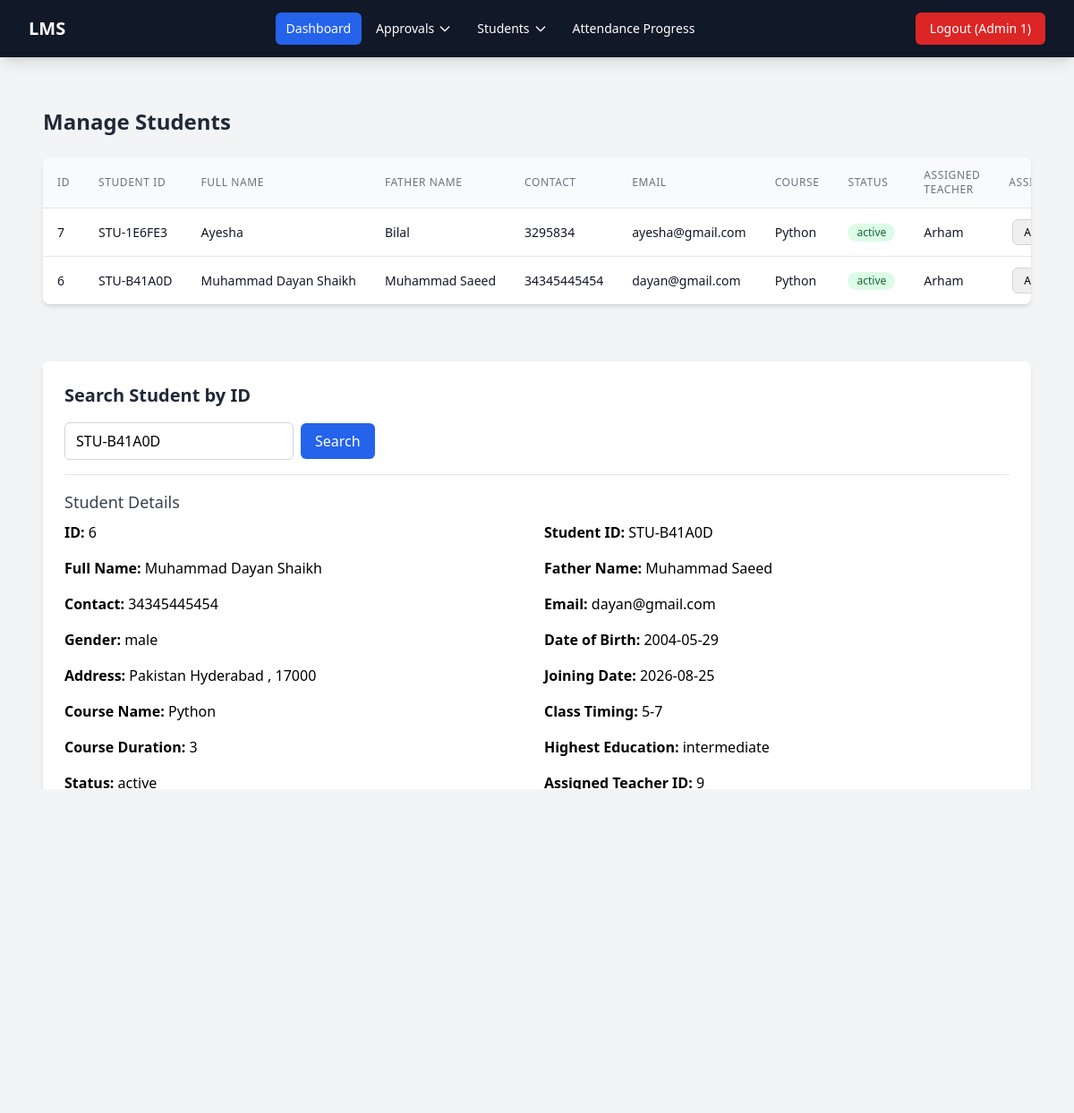
The app's page /admin/controller/student/manage.php?student_id=STU-B41A0D (signed in) with its own data.
### tables this page shows
CREATE TABLE `students` (
  `id` int(11) NOT NULL,
  `student_id` varchar(20) NOT NULL,
  `full_name` varchar(100) NOT NULL,
  `father_name` varchar(100) NOT NULL,
  `contact_number` varchar(20) NOT NULL,
  `gender` enum('male','female','other') NOT NULL,
  `dob` date NOT NULL,
  `address` text NOT NULL,
  `email` varchar(100) NOT NULL,
  `password` varchar(255) NOT NULL,
  `joining_date` date NOT NULL,
  `course_name` varchar(100) NOT NULL,
  `class_timing` varchar(100) NOT NULL,
  `course_duration` varchar(50) NOT NULL,
  `student_pic` varchar(255) DEFAULT NULL,
  `cnic_pic` varchar(255) DEFAULT NULL,
  `highest_education` enum('intermediate','undergraduate','postgraduate','matric') NOT NULL,
  `status` enum('pending','process','active') NOT NULL DEFAULT 'pending',
  `teacher_id` int(11) DEFAULT NULL,
  `created_at` timestamp NOT NULL DEFAULT current_timestamp()
);

CREATE TABLE `users` (
  `id` int(11) NOT NULL,
  `full_name` varchar(100) NOT NULL,
  `email` varchar(100) NOT NULL,
  `password` varchar(255) NOT NULL,
  `contact` varchar(20) NOT NULL,
  `role` enum('admin','teacher','accountant') NOT NULL,
  `status` enum('pending','approved','rejected') NOT NULL DEFAULT 'pending',
  `created_at` timestamp NOT NULL DEFAULT current_timestamp()
);

### admin/controller/student/manage.php (called while the page is built, shortened)
<?php
$students_query = "
    SELECT
        s.id,
        s.student_id,
        s.full_name,
        s.father_name,
        s.contact_number,
        s.email,
        s.course_name,
        s.status,
        s.teacher_id,
        s.created_at,
        u.full_name AS teacher_name
    FROM students s
    LEFT JOIN users u
        ON s.teacher_id = u.id
        AND u.role = 'teacher'
    ORDER BY s.created_at DESC
";
$students_result = $conn->query($students_query);
$students = [];
while ($row = $students_result->fetch_assoc()) {
    $students[] = $row;
}
$teachers_query = "
    SELECT
        id,
        full_name
    FROM users
    WHERE role = 'teacher'
    AND status = 'approved'
    ORDER BY full_name
";
$teachers_result = $conn->query($teachers_query);
$teachers = [];
while ($teacher = $teachers_result->fetch_assoc()) {
    $teachers[] = $teacher;
}
$searched_student = null;
if (isset($_GET['student_id']) && trim($_GET['student_id']) !== '') {
    $search_term = trim($_GET['student_id']);
    $stmt = $conn->prepare("SELECT * FROM students WHERE student_id = ?");
    $stmt->bind_param("s", $search_term);
    $stmt->execute();
    $result = $stmt->get_result();
    if ($row = $result->fetch_assoc()) {
        $searched_student = $row;
    } else {
        $search_error = 'No student found with that Student ID.';
    }
}
include BASE_PATH . 'admin/view/student/manage.php';
?>

### includes/session.php (called while the page is built, shortened)
<?php
function isLoggedIn(): bool
{
    return isset($_SESSION['user_id'], $_SESSION['role']);
}
function getRole(): string
{
    return $_SESSION['role'] ?? '';
}
?>

### admin/view/student/manage.php (the view, shortened to what this page needs)
<?php include HEADER; ?>
<div class="max-w-7xl mx-auto px-4 py-8">
    <h1 class="text-2xl font-bold text-gray-800 mb-6">Manage Students</h1>
    <div class="bg-white shadow-md rounded-lg overflow-hidden">
        <div class="overflow-x-auto">
            <table class="min-w-full divide-y divide-gray-200">
                <thead class="bg-gray-50">
                    <tr>
                        <th class="px-4 py-3 text-left text-xs font-medium text-gray-500 uppercase tracking-wider">ID</th>
                        <th class="px-4 py-3 text-left text-xs font-medium text-gray-500 uppercase tracking-wider">Student ID</th>
                        <th class="px-4 py-3 text-left text-xs font-medium text-gray-500 uppercase tracking-wider">Full Name</th>
                        <th class="px-4 py-3 text-left text-xs font-medium text-gray-500 uppercase tracking-wider">Father Name</th>
                        <th class="px-4 py-3 text-left text-xs font-medium text-gray-500 uppercase tracking-wider">Contact</th>
                        <th class="px-4 py-3 text-left text-xs font-medium text-gray-500 uppercase tracking-wider">Email</th>
                        <th class="px-4 py-3 text-left text-xs font-medium text-gray-500 uppercase tracking-wider">Course</th>
                        <th class="px-4 py-3 text-left text-xs font-medium text-gray-500 uppercase tracking-wider">Status</th>
                        <th class="px-4 py-3 text-left text-xs font-medium text-gray-500 uppercase tracking-wider">Assigned Teacher</th>
                        <th class="px-4 py-3 text-left text-xs font-medium text-gray-500 uppercase tracking-wider">Assign Teacher</th>
                    </tr>
                </thead>
                <tbody class="bg-white divide-y divide-gray-200">
                    <?php if (!empty($students)): ?>
                        <?php foreach ($students as $row): ?>
                            <tr class="hover:bg-gray-50 transition-colors">
                                <td class="px-4 py-3 whitespace-nowrap text-sm text-gray-900"><?php echo $row['id']; ?></td>
                                <td class="px-4 py-3 whitespace-nowrap text-sm text-gray-900"><?php echo htmlspecialchars($row['student_id']); ?></td>
                                <td class="px-4 py-3 whitespace-nowrap text-sm font-medium text-gray-900"><?php echo htmlspecialchars($row['full_name']); ?></td>
                                <td class="px-4 py-3 whitespace-nowrap text-sm text-gray-900"><?php echo htmlspecialchars($row['father_name']); ?></td>
                                <td class="px-4 py-3 whitespace-nowrap text-sm text-gray-900"><?php echo htmlspecialchars($row['contact_number']); ?></td>
                                <td class="px-4 py-3 whitespace-nowrap text-sm text-gray-900"><?php echo htmlspecialchars($row['email']); ?></td>
                                <td class="px-4 py-3 whitespace-nowrap text-sm text-gray-900"><?php echo htmlspecialchars($row['course_name']); ?></td>
                                <td class="px-4 py-3 whitespace-nowrap text-sm">
                                    <?php
                                    $status = $row['status'];
                                    $badgeClass = 'bg-gray-100 text-gray-800';
                                    if ($status === 'active') {
                                        $badgeClass = 'bg-green-100 text-green-800';
                                    } elseif ($status === 'process') {
                                        $badgeClass = 'bg-blue-100 text-blue-800';
                                    } elseif ($status === 'pending') {
                                        $badgeClass = 'bg-yellow-100 text-yellow-800';
                                    }
                                    ?>
                                    <span class="inline-flex items-center px-2.5 py-0.5 rounded-full text-xs font-medium <?php echo $badgeClass; ?>">
                                        <?php echo htmlspecialchars($status); ?>
                                    </span>
                                </td>
                                <td class="px-4 py-3 whitespace-nowrap text-sm text-gray-900">
                                    <?php echo htmlspecialchars($row['teacher_name'] ?? 'Not Assigned'); ?>
                                </td>
                                <td class="px-4 py-3 whitespace-nowrap text-sm">
                                    <form method="POST" action="" class="flex items-center space-x-1">
                                        <select name="teacher_id" class="border border-gray-300 rounded-md px-2 py-1 text-xs focus:outline-none focus:ring-2 focus:ring-blue-500">
                                            <?php foreach ($teachers as $teacher): ?>
                                                <?php $selected = ($teacher['id'] == $row['teacher_id']) ? 'selected' : ''; ?>
                                                <option value="<?php echo $teacher['id']; ?>" <?php echo $selected; ?>>
                                                    <?php echo htmlspecialchars($teacher['full_name']); ?>
                                                </option>
                                            <?php endforeach; ?>
                                        </select>
                                    </form>
                                </td>
                            </tr>
                        <?php endforeach; ?>
                    <?php else: ?>
                        <tr>
                            <td colspan="12" class="px-4 py-4 text-center text-sm text-gray-500">No students found.</td>
                        </tr>
                    <?php endif; ?>
                </tbody>
            </table>
        </div>
    </div>
</div>
<div class="max-w-7xl mx-auto px-4 py-8">
    <div class="bg-white shadow-md rounded-lg p-6">
        <h2 class="text-xl font-semibold text-gray-800 mb-4">Search Student by ID</h2>
        <form method="GET" action="" class="flex items-center space-x-2">
            <input type="text" name="student_id" placeholder="Enter Student ID (e.g., STU-xxxxx)"
                   value="<?php echo htmlspecialchars($_GET['student_id'] ?? ''); ?>"
                   class="border border-gray-300 rounded-md px-3 py-2 w-64 focus:outline-none focus:ring-2 focus:ring-blue-500">
            <button type="submit" class="bg-blue-600 hover:bg-blue-700 text-white font-medium py-2 px-4 rounded-md">Search</button>
        </form>
        <?php if ($searched_student): ?>
            <div class="mt-4 border-t pt-4">
                <h3 class="text-lg font-medium text-gray-700 mb-2">Student Details</h3>
                <div class="grid grid-cols-2 gap-4">
                    <p><strong>ID:</strong> <?php echo htmlspecialchars($searched_student['id']); ?></p>
                    <p><strong>Student ID:</strong> <?php echo htmlspecialchars($searched_student['student_id']); ?></p>
                    <p><strong>Full Name:</strong> <?php echo htmlspecialchars($searched_student['full_name']); ?></p>
                    <p><strong>Father Name:</strong> <?php echo htmlspecialchars($searched_student['father_name']); ?></p>
                    <p><strong>Contact:</strong> <?php echo htmlspecialchars($searched_student['contact_number']); ?></p>
                    <p><strong>Email:</strong> <?php echo htmlspecialchars($searched_student['email']); ?></p>
                    <p><strong>Gender:</strong> <?php echo htmlspecialchars($searched_student['gender']); ?></p>
                    <p><strong>Date of Birth:</strong> <?php echo htmlspecialchars($searched_student['dob']); ?></p>
                    <p><strong>Address:</strong> <?php echo htmlspecialchars($searched_student['address']); ?></p>
                    <p><strong>Joining Date:</strong> <?php echo htmlspecialchars($searched_student['joining_date']); ?></p>
                    <p><strong>Course Name:</strong> <?php echo htmlspecialchars($searched_student['course_name']); ?></p>
                    <p><strong>Class Timing:</strong> <?php echo htmlspecialchars($searched_student['class_timing']); ?></p>
                    <p><strong>Course Duration:</strong> <?php echo htmlspecialchars($searched_student['course_duration']); ?></p>
                    <p><strong>Highest Education:</strong> <?php echo htmlspecialchars($searched_student['highest_education']); ?></p>
                    <p><strong>Status:</strong> <?php echo htmlspecialchars($searched_student['status']); ?></p>
                    <p><strong>Assigned Teacher ID:</strong> <?php echo htmlspecialchars($searched_student['teacher_id'] ?? 'N/A'); ?></p>
                <?php if (!empty($searched_student['student_pic'])): ?>
                    <p><strong>Student Pic:</strong>
                        <img src="<?php echo BASE_URL; ?>/assets/uploads/students/<?php echo htmlspecialchars($searched_student['student_pic']); ?>" width="100">
                    </p>
                <?php endif; ?>
                <?php if (!empty($searched_student['cnic_pic'])): ?>
                    <p><strong>CNIC Pic:</strong>
                        <img src="<?php echo BASE_URL; ?>/assets/uploads/students/<?php echo htmlspecialchars($searched_student['cnic_pic']); ?>" width="100">
                    </p>
                <?php endif; ?>
                </div>
            </div>
        <?php endif; ?>
    <div class="mt-4 flex items-center space-x-2">
    <a href="<?php echo BASE_URL; ?>/admin/controller/student/edit.php?id=<?php echo $searched_student['id']; ?>"
       class="bg-indigo-600 hover:bg-indigo-700 text-white font-medium py-2 px-4 rounded-md">
    </a>
    <form method="POST" action="<?php echo BASE_URL; ?>/admin/controller/student/delete.php"
          onsubmit="return confirm('Are you sure you want to delete this student?');">
        <button type="submit" class="bg-red-600 hover:bg-red-700 text-white font-medium py-2 px-4 rounded-md">
        </button>
    </form>
</div>
    </div>
</div>
<?php include FOOTER; ?>

### includes/header.php (shortened to what this page needs)
<?php
$role = getRole();
$user_name = htmlspecialchars(
    $_SESSION['user_name'] ?? 'Guest',
    ENT_QUOTES,
    'UTF-8'
);
?>
<!DOCTYPE html>
<html lang="en">
<head>
    <link rel="stylesheet" href="<?= BASE_URL ?>/css/tailwind.css">
</head>
<body class="bg-gray-100">
<header class="bg-gray-900 text-white shadow-lg sticky top-0 z-50">
    <nav class="max-w-7xl mx-auto px-4 sm:px-6 lg:px-8">
        <div class="flex items-center justify-between h-16">
            <div class="flex-shrink-0">
                <a href="<?= BASE_URL ?>/index.php" class="text-xl font-bold text-white hover:text-gray-300 transition-colors">
                    LMS
                </a>
            </div>
            <div class="hidden md:flex md:items-center md:space-x-1">
                <?php if ($role === 'admin'): ?>
                    <a href="<?= BASE_URL ?>/admin/controller/dashboard.php"
                       class="px-3 py-2 rounded-md text-sm font-medium bg-blue-600 hover:bg-blue-700 transition-colors">
                        Dashboard
                    </a>
                    <div class="relative group">
                        <button class="px-3 py-2 rounded-md text-sm font-medium hover:bg-gray-800 hover:text-white transition-colors inline-flex items-center">
                            Approvals
                            <svg class="ml-1 h-4 w-4" fill="none" stroke="currentColor" viewBox="0 0 24 24">
                                <path stroke-linecap="round" stroke-linejoin="round" stroke-width="2" d="M19 9l-7 7-7-7"></path>
                            </svg>
                        </button>
                    </div>
                    <div class="relative group">
                        <button class="px-3 py-2 rounded-md text-sm font-medium hover:bg-gray-800 hover:text-white transition-colors inline-flex items-center">
                            Students
                            <svg class="ml-1 h-4 w-4" fill="none" stroke="currentColor" viewBox="0 0 24 24">
                                <path stroke-linecap="round" stroke-linejoin="round" stroke-width="2" d="M19 9l-7 7-7-7"></path>
                            </svg>
                        </button>
                    </div>
                    <a href="<?= BASE_URL ?>/admin/controller/attendance_progress.php"
                       class="px-3 py-2 rounded-md text-sm font-medium hover:bg-gray-800 hover:text-white transition-colors">
                        Attendance Progress
                    </a>
                <?php endif; ?>
            </div>
            <div class="hidden md:flex items-center space-x-3">
                <?php if (isLoggedIn()): ?>
                    <form action="<?= BASE_URL ?>/accounts/controller/logout.php" method="POST">
                        <button type="submit" class="bg-red-600 hover:bg-red-700 text-white px-4 py-2 rounded-md text-sm font-medium transition-colors">
                            Logout (<?= $user_name ?>)
                        </button>
                    </form>
                <?php endif; ?>
            </div>
        </div>
    </nav>
</header>
<main class="max-w-7xl mx-auto px-4 sm:px-6 lg:px-8 py-6">

### includes/footer.php
</main>
<footer class="bg-gray-800 text-white text-center py-4 mt-8">
    <p>&copy; <?php echo date('Y'); ?> LMS - All Rights Reserved.</p>
</footer>
</body>
</html>

### records on screen
students: id "7", student "STU-1E6FE3", full_name "Ayesha", father_name "Bilal", contact_number "3295834", email "ayesha@gmail.com", course_name "Python", status "active", users.full_name "Arham"
students: id "6", student "STU-B41A0D", full_name "Muhammad Dayan Shaikh", father_name "Muhammad Saeed", contact_number "34345445454", email "dayan@gmail.com", course_name "Python", status "active", users.full_name "Arham", gender "male", dob "2004-05-29", address "Pakistan Hyderabad , 17000", joining_date "2026-08-25", class_timing "5-7", course_duration "3", highest_education "intermediate", teacher "9", student_pic (picture), cnic_pic (picture)

### other values on screen
$user_name "Admin 1"
form field teacher_id "Arham"
